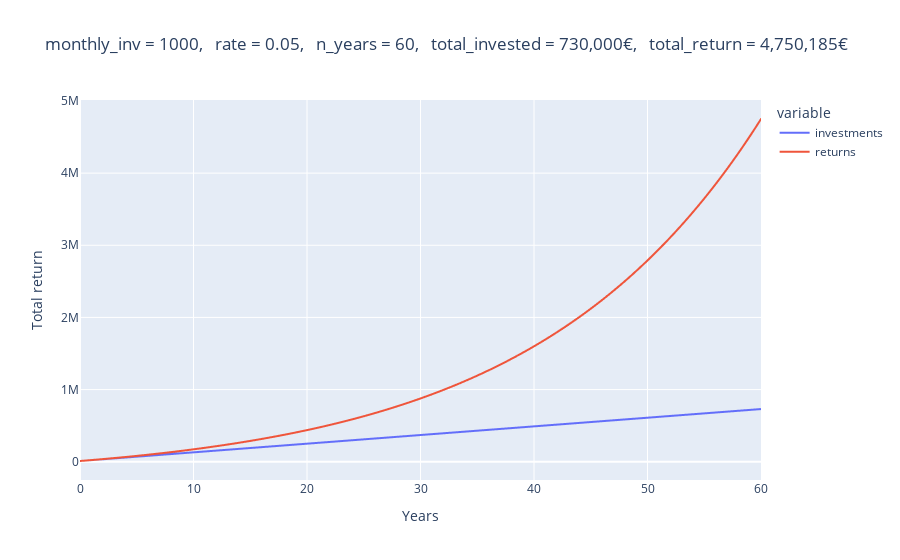

The code cell stored with this chart in its notebook:
### Code cell
px.line(
  data_frame=data,
  x="n_years",
  y=["investments", "returns"],
  log_y=False,
  title=f"{monthly_inv = },   {rate = },   {n_years = },   {total_invested = :,.0f}€,   {total_return = :,.0f}€",
  hover_data=["n_years"],
).update_xaxes(title="Years").update_yaxes(title="Total return")

### Figure 1 — Plotly figure (JSON) as saved in the notebook; plotly's stock layout.template omitted (floating-point values rounded to 4 significant figures; data arrays with more than 128 entries replaced by an {"elided": "..."} marker saying what was removed)
{"data": [{"hovertemplate": "variable=investments<br>n_years=%{x}<br>value=%{y}<extra></extra>", "legendgroup": "investments", "line": {"color": "#636efa", "dash": "solid"}, "marker": {"symbol": "circle"}, "mode": "lines", "name": "investments", "showlegend": true, "type": "scattergl", "x": {"elided": "721 float values"}, "xaxis": "x", "y": {"elided": "721 int values"}, "yaxis": "y"}, {"hovertemplate": "variable=returns<br>n_years=%{x}<br>value=%{y}<extra></extra>", "legendgroup": "returns", "line": {"color": "#EF553B", "dash": "solid"}, "marker": {"symbol": "circle"}, "mode": "lines", "name": "returns", "showlegend": true, "type": "scattergl", "x": {"elided": "721 float values"}, "xaxis": "x", "y": {"elided": "721 float values"}, "yaxis": "y"}], "layout": {"legend": {"title": {"text": "variable"}, "tracegroupgap": 0}, "title": {"text": "monthly_inv = 1000,   rate = 0.05,   n_years = 60,   total_invested = 730,000€,   total_return = 4,750,185€"}, "xaxis": {"anchor": "y", "domain": [0, 1], "title": {"text": "Years"}}, "yaxis": {"anchor": "x", "domain": [0, 1], "title": {"text": "Total return"}}}}
